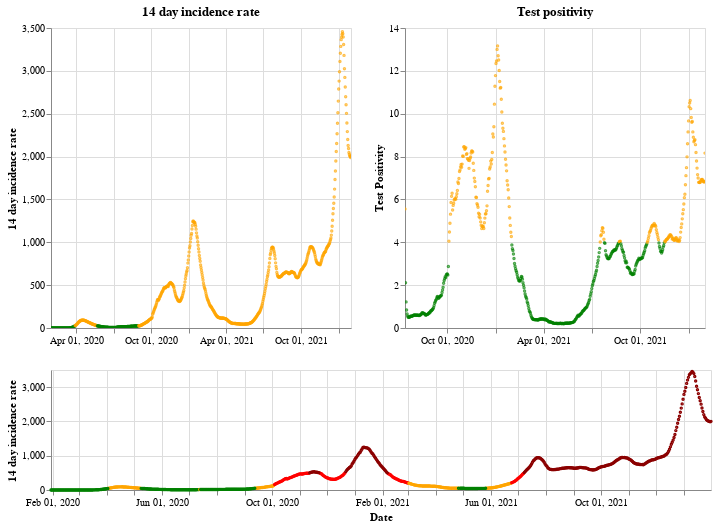

Notebook cell for this chart:
### Markdown cell above
## England

### Code cell
plot_traffic_light('England')

### Figure 1 — Vega-Lite specification as saved in the notebook (floating-point values rounded to 4 significant figures; data arrays with more than 128 entries replaced by an {"elided": "..."} marker saying what was removed)
{"config": {"view": {"continuousWidth": 400, "continuousHeight": 300}}, "vconcat": [{"hconcat": [{"mark": {"type": "point", "size": 2}, "encoding": {"color": {"condition": {"value": "green", "test": "(datum.twoWeeklyCasesRate <= 25)"}, "value": "orange"}, "tooltip": [{"type": "nominal", "field": "areaName"}, {"type": "temporal", "field": "date"}, {"type": "quantitative", "field": "twoWeeklyCasesRate"}, {"type": "quantitative", "field": "testPositivity"}], "x": {"type": "temporal", "axis": {"title": ""}, "field": "date", "scale": {"domain": {"selection": "DateBrush"}}, "timeUnit": "yearmonthdate"}, "y": {"type": "quantitative", "axis": {"title": "14 day incidence rate"}, "field": "twoWeeklyCasesRate"}}, "title": "14 day incidence rate", "width": 300}, {"mark": {"type": "point", "size": 2}, "encoding": {"color": {"condition": {"value": "green", "test": "(datum.testPositivity <= 4)"}, "value": "orange"}, "tooltip": [{"type": "nominal", "field": "areaName"}, {"type": "temporal", "field": "date"}, {"type": "quantitative", "field": "twoWeeklyCasesRate"}, {"type": "quantitative", "field": "testPositivity"}], "x": {"type": "temporal", "axis": {"title": ""}, "field": "date", "scale": {"domain": {"selection": "DateBrush"}}, "timeUnit": "yearmonthdate"}, "y": {"type": "quantitative", "axis": {"title": "Test Positivity"}, "field": "testPositivity"}}, "title": "Test positivity", "width": 300}]}, {"layer": [{"mark": {"type": "point", "size": 2}, "encoding": {"color": {"condition": {"value": "orange", "test": "(((datum.testPositivity < 4) && (datum.twoWeeklyCasesRate >= 50)) && (datum.twoWeeklyCasesRate < 200))"}, "value": "red"}, "opacity": {"condition": {"value": 1, "test": "((datum.twoWeeklyCasesRate >= 50) && (datum.twoWeeklyCasesRate < 500))"}, "value": 0}, "tooltip": [{"type": "nominal", "field": "areaName"}, {"type": "temporal", "field": "date"}, {"type": "quantitative", "field": "twoWeeklyCasesRate"}, {"type": "quantitative", "field": "testPositivity"}], "x": {"type": "temporal", "axis": {"title": "Date"}, "field": "date", "timeUnit": "yearmonthdate"}, "y": {"type": "quantitative", "axis": {"title": "14 day incidence rate"}, "field": "twoWeeklyCasesRate"}}, "selection": {"DateBrush": {"type": "interval", "encodings": ["x"], "fields": ["Time"]}}}, {"mark": {"type": "point", "size": 2}, "encoding": {"color": {"value": "darkred"}, "opacity": {"condition": {"value": 1, "test": "(datum.twoWeeklyCasesRate >= 500)"}, "value": 0}, "tooltip": [{"type": "nominal", "field": "areaName"}, {"type": "temporal", "field": "date"}, {"type": "quantitative", "field": "twoWeeklyCasesRate"}, {"type": "quantitative", "field": "testPositivity"}], "x": {"type": "temporal", "axis": {"title": "Date"}, "field": "date", "timeUnit": "yearmonthdate"}, "y": {"type": "quantitative", "axis": {"title": "14 day incidence rate"}, "field": "twoWeeklyCasesRate"}}}, {"mark": {"type": "point", "size": 2}, "encoding": {"color": {"condition": {"value": "green", "test": "((datum.testPositivity < 4) && (datum.twoWeeklyCasesRate < 50))"}, "value": "orange"}, "opacity": {"condition": {"value": 1, "test": "(datum.twoWeeklyCasesRate < 50)"}, "value": 0}, "tooltip": [{"type": "nominal", "field": "areaName"}, {"type": "temporal", "field": "date"}, {"type": "quantitative", "field": "twoWeeklyCasesRate"}, {"type": "quantitative", "field": "testPositivity"}], "x": {"type": "temporal", "axis": {"title": "Date"}, "field": "date", "timeUnit": "yearmonthdate"}, "y": {"type": "quantitative", "axis": {"title": "14 day incidence rate"}, "field": "twoWeeklyCasesRate"}}}], "height": 120, "width": 660}], "data": {"name": "data-a86e5b15b6765dcfdfd402a819b5e4b8"}, "$schema": "https://vega.github.io/schema/vega-lite/v4.8.1.json", "datasets": {"data-a86e5b15b6765dcfdfd402a819b5e4b8": {"elided": "733 records"}}}
